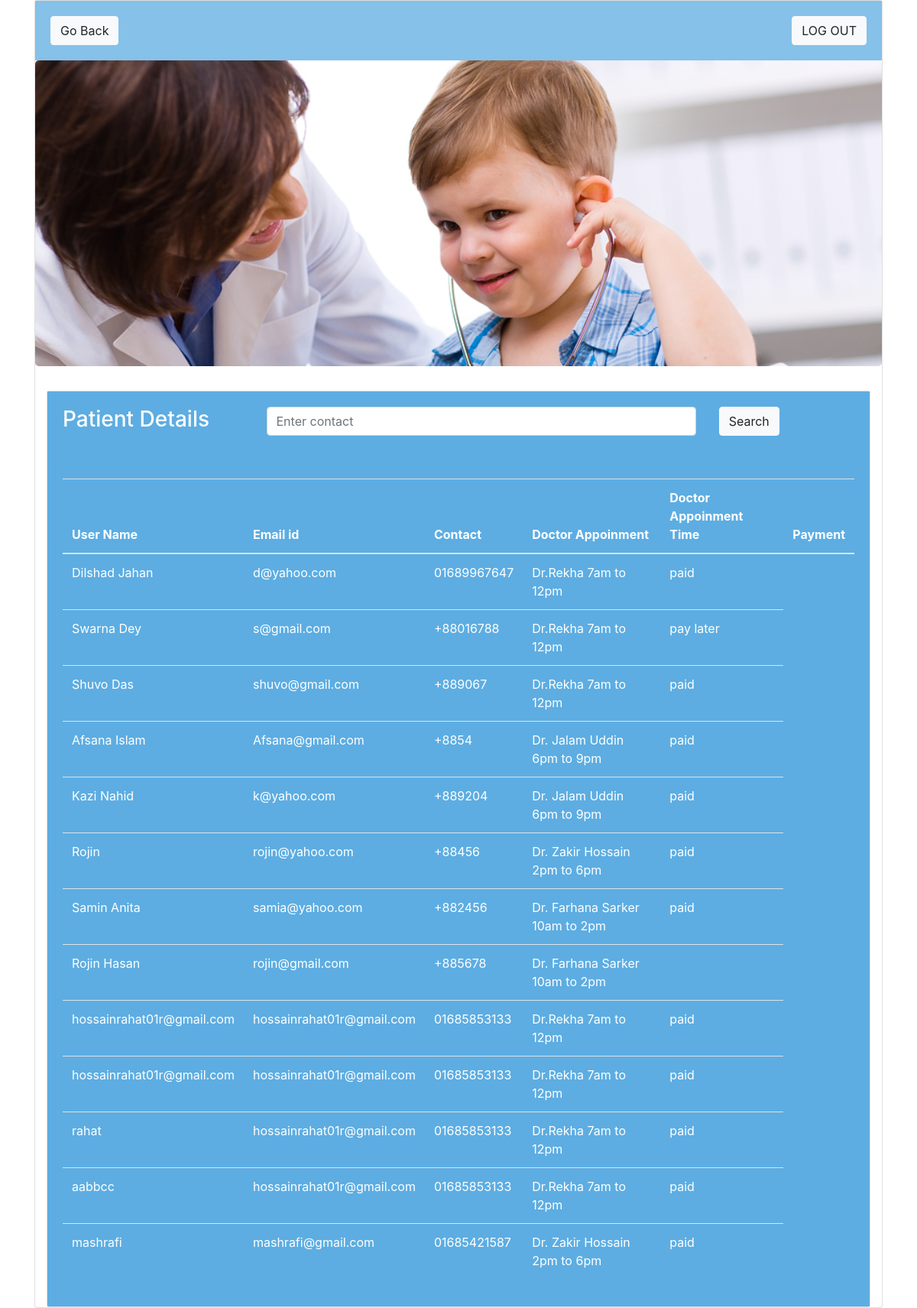
Screenshot of /patient_details.php with the database file from the repository.
### tables this page shows
CREATE TABLE `doctorapp` (
  `username` varchar(40) NOT NULL,
  `password` varchar(40) NOT NULL,
  `email` varchar(40) NOT NULL,
  `contact` varchar(40) NOT NULL,
  `docapp` varchar(40) NOT NULL,
  `payment` varchar(40) NOT NULL,
  `prescription` longblob NOT NULL
);

### ppfunc.php (the view)
<?php
$con=mysqli_connect("localhost","root","","pmsdb");
function get_patient_details(){
	global $con;
	$query="select * from doctorapp";
	$result=mysqli_query($con,$query);
	while ($row=mysqli_fetch_array($result)){
	$username=$row['username'];
	$email=$row['email'];
	$contact=$row['contact'];
	$docapp=$row['docapp'];
	$payment=$row['payment'];
	echo "<tr>
      <td>$username</td>
      <td>$email</td>
      <td>$contact</td>
      <td>$docapp</td>
      <td>$payment</td>
    </tr>";
	}
}
?>

### rows the page displays
doctorapp: username "Dilshad Jahan", email "d@yahoo.com", contact "01689967647", docapp "Dr.Rekha 7am to 12pm", payment "paid"
doctorapp: username "Swarna Dey", email "s@gmail.com", contact "+88016788", docapp "Dr.Rekha 7am to 12pm", payment "pay later"
doctorapp: username "Shuvo Das", email "shuvo@gmail.com", contact "+889067", docapp "Dr.Rekha 7am to 12pm", payment "paid"
doctorapp: username "Afsana Islam", email "Afsana@gmail.com", contact "+8854", docapp "Dr. Jalam Uddin 6pm to 9pm", payment "paid"
doctorapp: username "Kazi Nahid", email "k@yahoo.com", contact "+889204", docapp "Dr. Jalam Uddin 6pm to 9pm", payment "paid"
doctorapp: username "Rojin", email "rojin@yahoo.com", contact "+88456", docapp "Dr. Zakir Hossain 2pm to 6pm", payment "paid"
doctorapp: username "Samin Anita", email "samia@yahoo.com", contact "+882456", docapp "Dr. Farhana Sarker 10am to 2pm", payment "paid"
doctorapp: username "Rojin Hasan", email "rojin@gmail.com", contact "+885678", docapp "Dr. Farhana Sarker 10am to 2pm"
doctorapp: username "hossainrahat01r@gmail.com", email "hossainrahat01r@gmail.com", contact "01685853133", docapp "Dr.Rekha 7am to 12pm", payment "paid"
doctorapp: username "hossainrahat01r@gmail.com", email "hossainrahat01r@gmail.com", contact "01685853133", docapp "Dr.Rekha 7am to 12pm", payment "paid"
doctorapp: username "rahat", email "hossainrahat01r@gmail.com", contact "01685853133", docapp "Dr.Rekha 7am to 12pm", payment "paid"
doctorapp: username "aabbcc", email "hossainrahat01r@gmail.com", contact "01685853133", docapp "Dr.Rekha 7am to 12pm", payment "paid"
doctorapp: username "mashrafi", email "mashrafi@gmail.com", contact "01685421587", docapp "Dr. Zakir Hossain 2pm to 6pm", payment "paid"
